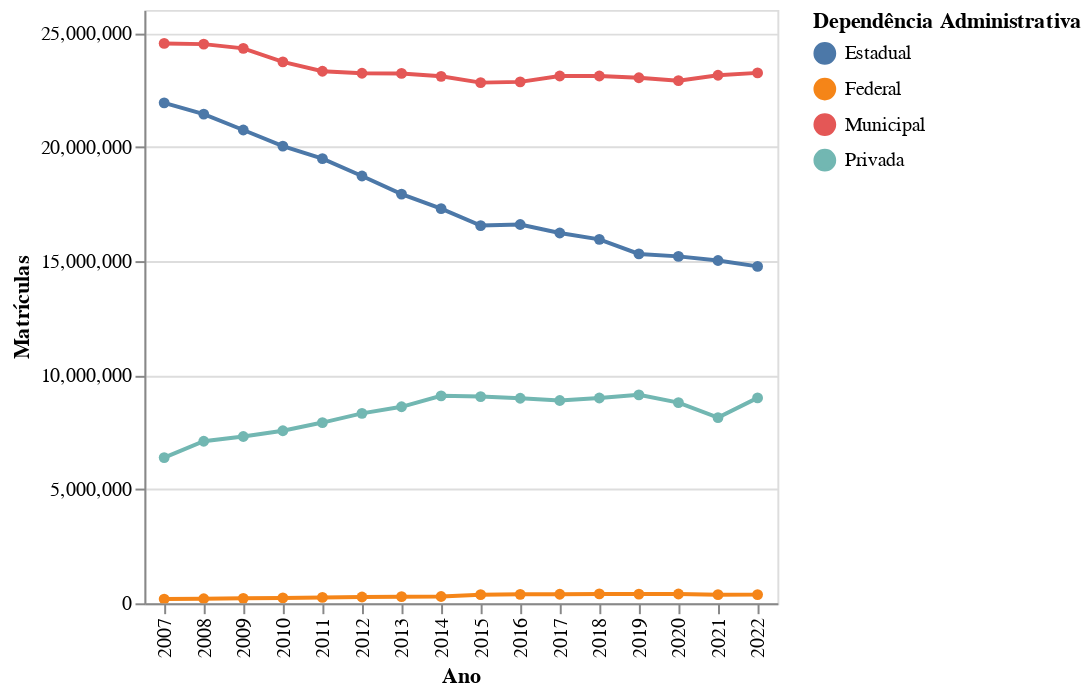

Notebook source saved alongside this figure:
### Code cell
alt.Chart(dados).mark_line(point=True).encode(
    x=alt.X('NU_ANO_CENSO:N', title='Ano'),
    y=alt.Y('QT_MAT_BAS', title='Matrículas'),
    color=alt.Color('TP_DEPENDENCIA', title="Dependência Administrativa"),
).interactive()

### Figure 1 — Vega-Lite specification as saved in the notebook (floating-point values rounded to 4 significant figures)
{"config": {"view": {"continuousWidth": 400, "continuousHeight": 300}}, "data": {"name": "data-eb436473f6e63602b8b80e43bcb2fce6"}, "mark": {"type": "line", "point": true}, "encoding": {"color": {"field": "TP_DEPENDENCIA", "title": "Dependência Administrativa", "type": "nominal"}, "x": {"field": "NU_ANO_CENSO", "title": "Ano", "type": "nominal"}, "y": {"field": "QT_MAT_BAS", "title": "Matrículas", "type": "quantitative"}}, "selection": {"selector010": {"type": "interval", "bind": "scales", "encodings": ["x", "y"]}}, "$schema": "https://vega.github.io/schema/vega-lite/v4.17.0.json", "datasets": {"data-eb436473f6e63602b8b80e43bcb2fce6": [{"TP_DEPENDENCIA": "Municipal", "NU_ANO_CENSO": 2007, "QT_MAT_BAS": 24530000.0}, {"TP_DEPENDENCIA": "Municipal", "NU_ANO_CENSO": 2008, "QT_MAT_BAS": 24500000.0}, {"TP_DEPENDENCIA": "Municipal", "NU_ANO_CENSO": 2009, "QT_MAT_BAS": 24320000.0}, {"TP_DEPENDENCIA": "Municipal", "NU_ANO_CENSO": 2010, "QT_MAT_BAS": 23720000.0}, {"TP_DEPENDENCIA": "Municipal", "NU_ANO_CENSO": 2011, "QT_MAT_BAS": 23310000.0}, {"TP_DEPENDENCIA": "Municipal", "NU_ANO_CENSO": 2022, "QT_MAT_BAS": 23240000.0}, {"TP_DEPENDENCIA": "Municipal", "NU_ANO_CENSO": 2012, "QT_MAT_BAS": 23220000.0}, {"TP_DEPENDENCIA": "Municipal", "NU_ANO_CENSO": 2013, "QT_MAT_BAS": 23220000.0}, {"TP_DEPENDENCIA": "Municipal", "NU_ANO_CENSO": 2021, "QT_MAT_BAS": 23140000.0}, {"TP_DEPENDENCIA": "Municipal", "NU_ANO_CENSO": 2018, "QT_MAT_BAS": 23100000.0}, {"TP_DEPENDENCIA": "Municipal", "NU_ANO_CENSO": 2017, "QT_MAT_BAS": 23100000.0}, {"TP_DEPENDENCIA": "Municipal", "NU_ANO_CENSO": 2014, "QT_MAT_BAS": 23090000.0}, {"TP_DEPENDENCIA": "Municipal", "NU_ANO_CENSO": 2019, "QT_MAT_BAS": 23030000.0}, {"TP_DEPENDENCIA": "Municipal", "NU_ANO_CENSO": 2020, "QT_MAT_BAS": 22900000.0}, {"TP_DEPENDENCIA": "Municipal", "NU_ANO_CENSO": 2016, "QT_MAT_BAS": 22850000.0}, {"TP_DEPENDENCIA": "Municipal", "NU_ANO_CENSO": 2015, "QT_MAT_BAS": 22810000.0}, {"TP_DEPENDENCIA": "Estadual", "NU_ANO_CENSO": 2007, "QT_MAT_BAS": 21930000.0}, {"TP_DEPENDENCIA": "Estadual", "NU_ANO_CENSO": 2008, "QT_MAT_BAS": 21430000.0}, {"TP_DEPENDENCIA": "Estadual", "NU_ANO_CENSO": 2009, "QT_MAT_BAS": 20740000.0}, {"TP_DEPENDENCIA": "Estadual", "NU_ANO_CENSO": 2010, "QT_MAT_BAS": 20030000.0}, {"TP_DEPENDENCIA": "Estadual", "NU_ANO_CENSO": 2011, "QT_MAT_BAS": 19480000.0}, {"TP_DEPENDENCIA": "Estadual", "NU_ANO_CENSO": 2012, "QT_MAT_BAS": 18720000.0}, {"TP_DEPENDENCIA": "Estadual", "NU_ANO_CENSO": 2013, "QT_MAT_BAS": 17930000.0}, {"TP_DEPENDENCIA": "Estadual", "NU_ANO_CENSO": 2014, "QT_MAT_BAS": 17290000.0}, {"TP_DEPENDENCIA": "Estadual", "NU_ANO_CENSO": 2016, "QT_MAT_BAS": 16600000.0}, {"TP_DEPENDENCIA": "Estadual", "NU_ANO_CENSO": 2015, "QT_MAT_BAS": 16550000.0}, {"TP_DEPENDENCIA": "Estadual", "NU_ANO_CENSO": 2017, "QT_MAT_BAS": 16220000.0}, {"TP_DEPENDENCIA": "Estadual", "NU_ANO_CENSO": 2018, "QT_MAT_BAS": 15950000.0}, {"TP_DEPENDENCIA": "Estadual", "NU_ANO_CENSO": 2019, "QT_MAT_BAS": 15310000.0}, {"TP_DEPENDENCIA": "Estadual", "NU_ANO_CENSO": 2020, "QT_MAT_BAS": 15200000.0}, {"TP_DEPENDENCIA": "Estadual", "NU_ANO_CENSO": 2021, "QT_MAT_BAS": 15020000.0}, {"TP_DEPENDENCIA": "Estadual", "NU_ANO_CENSO": 2022, "QT_MAT_BAS": 14760000.0}, {"TP_DEPENDENCIA": "Privada", "NU_ANO_CENSO": 2019, "QT_MAT_BAS": 9135000.0}, {"TP_DEPENDENCIA": "Privada", "NU_ANO_CENSO": 2014, "QT_MAT_BAS": 9091000.0}, {"TP_DEPENDENCIA": "Privada", "NU_ANO_CENSO": 2015, "QT_MAT_BAS": 9058000.0}, {"TP_DEPENDENCIA": "Privada", "NU_ANO_CENSO": 2022, "QT_MAT_BAS": 9000000.0}, {"TP_DEPENDENCIA": "Privada", "NU_ANO_CENSO": 2018, "QT_MAT_BAS": 8995000.0}, {"TP_DEPENDENCIA": "Privada", "NU_ANO_CENSO": 2016, "QT_MAT_BAS": 8983000.0}, {"TP_DEPENDENCIA": "Privada", "NU_ANO_CENSO": 2017, "QT_MAT_BAS": 8887000.0}, {"TP_DEPENDENCIA": "Privada", "NU_ANO_CENSO": 2020, "QT_MAT_BAS": 8791000.0}, {"TP_DEPENDENCIA": "Privada", "NU_ANO_CENSO": 2013, "QT_MAT_BAS": 8610000.0}, {"TP_DEPENDENCIA": "Privada", "NU_ANO_CENSO": 2012, "QT_MAT_BAS": 8322000.0}, {"TP_DEPENDENCIA": "Privada", "NU_ANO_CENSO": 2021, "QT_MAT_BAS": 8136000.0}, {"TP_DEPENDENCIA": "Privada", "NU_ANO_CENSO": 2011, "QT_MAT_BAS": 7919000.0}, {"TP_DEPENDENCIA": "Privada", "NU_ANO_CENSO": 2010, "QT_MAT_BAS": 7560000.0}, {"TP_DEPENDENCIA": "Privada", "NU_ANO_CENSO": 2009, "QT_MAT_BAS": 7310000.0}, {"TP_DEPENDENCIA": "Privada", "NU_ANO_CENSO": 2008, "QT_MAT_BAS": 7101000.0}, {"TP_DEPENDENCIA": "Privada", "NU_ANO_CENSO": 2007, "QT_MAT_BAS": 6386000.0}, {"TP_DEPENDENCIA": "Federal", "NU_ANO_CENSO": 2018, "QT_MAT_BAS": 411100.0}, {"TP_DEPENDENCIA": "Federal", "NU_ANO_CENSO": 2020, "QT_MAT_BAS": 406000.0}, {"TP_DEPENDENCIA": "Federal", "NU_ANO_CENSO": 2019, "QT_MAT_BAS": 404800.0}, {"TP_DEPENDENCIA": "Federal", "NU_ANO_CENSO": 2017, "QT_MAT_BAS": 396500.0}, {"TP_DEPENDENCIA": "Federal", "NU_ANO_CENSO": 2016, "QT_MAT_BAS": 392600.0}, {"TP_DEPENDENCIA": "Federal", "NU_ANO_CENSO": 2022, "QT_MAT_BAS": 380600.0}, {"TP_DEPENDENCIA": "Federal", "NU_ANO_CENSO": 2021, "QT_MAT_BAS": 377100.0}, {"TP_DEPENDENCIA": "Federal", "NU_ANO_CENSO": 2015, "QT_MAT_BAS": 376200.0}, {"TP_DEPENDENCIA": "Federal", "NU_ANO_CENSO": 2014, "QT_MAT_BAS": 296700.0}, {"TP_DEPENDENCIA": "Federal", "NU_ANO_CENSO": 2013, "QT_MAT_BAS": 290800.0}, {"TP_DEPENDENCIA": "Federal", "NU_ANO_CENSO": 2012, "QT_MAT_BAS": 276400.0}, {"TP_DEPENDENCIA": "Federal", "NU_ANO_CENSO": 2011, "QT_MAT_BAS": 257100.0}, {"TP_DEPENDENCIA": "Federal", "NU_ANO_CENSO": 2010, "QT_MAT_BAS": 235100.0}, {"TP_DEPENDENCIA": "Federal", "NU_ANO_CENSO": 2009, "QT_MAT_BAS": 217700.0}, {"TP_DEPENDENCIA": "Federal", "NU_ANO_CENSO": 2008, "QT_MAT_BAS": 197500.0}, {"TP_DEPENDENCIA": "Federal", "NU_ANO_CENSO": 2007, "QT_MAT_BAS": 185100.0}]}}
